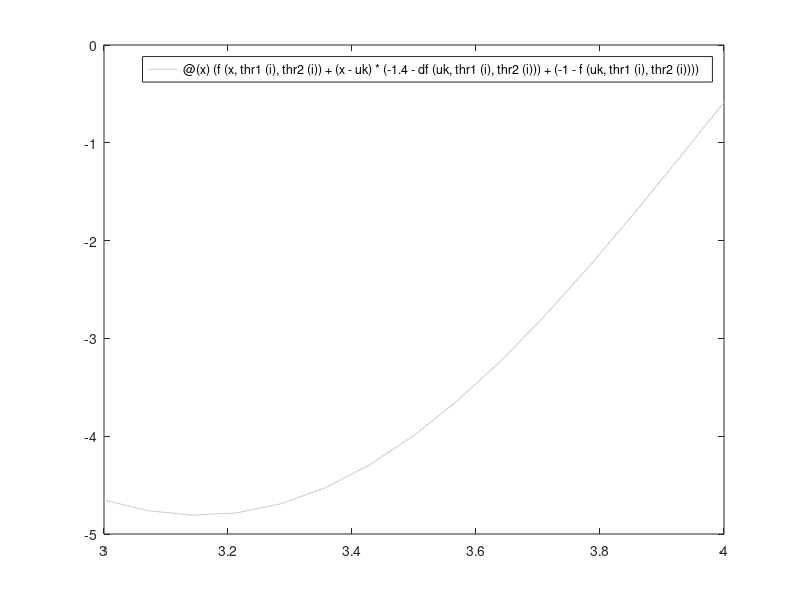

MATLAB code for this plot: (Note: this script raises an error after producing the figure.)
% Illustrative example
close all

% set up current operating point
uk = 2;
% set up model function and derivative
f = @(x,th1,th2)((x-2).^2-3-sin(x.*th1).*th2);
df = @(x,th1,th2)(2*(x-2)-th1.*th2.*cos(x.*th1));

nom = [2.5,2];
epi = 0.1;
xf = @(x,th1,th2)(f(x,th1,th2)+(x-uk)*(df(uk,nom(1),nom(2))-df(uk,th1,th2))+(f(uk,nom(1),nom(2))-f(uk,th1,th2)));
q = @(x)(epi*(x-uk).^2+(x-uk)*df(uk,nom(1),nom(2))+f(uk,nom(1),nom(2)));

% set up model parameters
rng(123)
% thr1 = normrnd(nom(1),0.05,1,100);
% thr2 = normrnd(nom(2),0.05,1,100);
[thr1,thr2] = meshgrid(linspace(nom(1)-0.1,nom(1)+0.1,2),linspace(nom(2)-0.3,nom(2)+0.3,2));
thr1 = thr1(:)';
thr2 = thr2(:)';

% allocate ymax
ymax = zeros(1,401)-5;

% set up grid
epi = 0.1;
nr = 101;
r = linspace(0,4,nr);
ymin = zeros(size(r));
ymax = zeros(size(r));

%% PMA plots
rng(1234)
thr1 = normrnd(nom(1),0.05,1,100);
thr2 = normrnd(nom(2),0.15,1,100);

% Zoomed modified constraint
figure
for i = 1:100
    fp = fplot(@(x)(f(x,thr1(i),thr2(i))+(x-uk)*(-1.4-df(uk,thr1(i),thr2(i)))+(-1-f(uk,thr1(i),thr2(i)))),...
        [3,4],'Color',[0.8,0.8,0.8]);
    ymin = min(ymin,interp1(fp.XData,fp.YData,3:0.01:4));
    ymax = max(ymax,interp1(fp.XData,fp.YData,3:0.01:4));
    hold on
end
fplot(@(x)(f(x,nom(1),nom(2))+(x-uk)*(-1.4-df(uk,nom(1),nom(2)))+(-1-f(uk,nom(1),nom(2)))),[3,4],'b','LineWidth',1)
plot([3,4],[0,0],'k--')

plot([3.4,3.4],[ymin(41),ymax(41)],'k')
plot([3.5,3.5],[ymin(51),ymax(51)],'k')
plot([3.6,3.6],[ymin(61),ymax(61)],'k')

% Histogram plots
figure
for i = 1:3
    % calculate histogram
    subplot(3,1,i)
    x = 3.3+i/10;
    val = xf(x,thr1,thr2);
    
    % plot hist
    h(i) = histogram(val,-5:0.5:3,'FaceColor',[0.8,0.8,0.8],'EdgeColor',[0.7,0.7,0.7]);
    xlim([-5,3])
    ylim([0,25])
    hold on
    box off
    
    % plot fitted distribution
    pd(i) = fitdist(val','normal');
    xv = -5:0.01:3;
    pdval = pdf(pd(i),xv);
    plot(xv,pdval*100*0.5);
    
    % plot filled pdf/x
    pvV = cdf(pd(i),0);
    pvX = icdf(pd(i),0.9);
    plot([pvX,pvX],[0,interp1(xv,pdval,pvX)]*100*0.5,'k')
    p = patch([xv,-5],[pdval(xv<=0),pdval(xv>0)*0,0]*100*0.5,'r');
    p.EdgeAlpha = 0;
    p.FaceAlpha = 0.2;
end

% Combined plots

figure
% legend stuff
g1 = brightGreen;
plot(-1,-1,'b','LineWidth',4,'color',brightBlue)
hold on
plot(-1,-1,'Color',[0.8,0.8,0.8],'LineWidth',4)
plot(-1,-1,'r','LineWidth',4)
area(-1,-1,'FaceColor',[1,0.8,0.8],'LineStyle','none','ShowBaseLine',0)
plot(-1,-1,'kx-','MarkerSize',20,'LineWidth',4)
plot(-1,-1,'Color',g1,'LineWidth',4)

% plot modified constraint
for i = 1:100
    fp = fplot(@(x)(xf(x,thr1(i),thr2(i))),...
        [3.3,3.8],'Color',[0.8,0.8,0.8],'LineWidth',2);
    
end
fplot(@(x)(xf(x,nom(1),nom(2))),[3.3,3.8],'b','LineWidth',4,'color',brightBlue)
plot([3.3,3.8],[0,0],'k--','LineWidth',2)

% plot([3.4,3.4],[ymin(41),ymax(41)],'k','LineWidth',2)
% plot([3.5,3.5],[ymin(51),ymax(51)],'k','LineWidth',2)
% plot([3.6,3.6],[ymin(61),ymax(61)],'k','LineWidth',2)

ylim([-5,2])
xlim([3.35,3.8])

% plot histograms/distribution
for i = 1:3
    % histo
    maxh = 0.08;
    minx = 3.3+i/10;
    maxx = 3.3+i/10+maxh;
    for j = 1:numel(h(i).Values)
        p = patch(minx+[0,h(i).Values(j)*maxh/25,h(i).Values(j)*maxh/25,0],...
            [h(i).BinEdges(j),h(i).BinEdges(j),h(i).BinEdges(j+1),h(i).BinEdges(j+1)],[0.8,0.8,0.8]);
        p.EdgeColor = [0.7,0.7,0.7];
    end
    
    % pdf
    pdval = pdf(pd(i),xv);
    plot(pdval*100*0.5*maxh/25+minx,xv,'r','LineWidth',2)
    
    % filled pdf
    pvV = cdf(pd(i),0);
    fprintf('%f\n',pvV)
    pvX = icdf(pd(i),0.9);
    plot(minx,[pvX],'kx','LineWidth',4,'MarkerSize',20)
    p = patch([pdval(xv<=0),pdval(xv>0)*0,0]*100*0.5*maxh/25+minx,[xv,-5],'r');
    p.EdgeAlpha = 0;
    p.FaceAlpha = 0.2;
    
    
end

% plot Quantile
r = linspace(uk,3.8,nr);
Quan = zeros(size(r));
zp = sqrt(2)*erfinv(2*0.9-1);
for i = 1:nr
    fth = xf(r(i),thr1,thr2);
    Quan(i) = mean(fth) + zp*sqrt(var(fth));
end

plot(r,Quan,'k','LineWidth',4)

ddQuan = zeros(size(r));
% plot overbarG
ddf = @(u)(2 + thr1.*thr1.*thr2.*sin(u(:)*thr1));
for i = 1:nr
    ddfth = ddf(r(i));
    ddQuan(i) = mean(ddfth) + zp*sqrt(var(ddfth));
end

plot(r,cumtrapz(r,cumtrapz(r,ddQuan))+(r-uk)*df(uk,nom(1),nom(2))+f(uk,nom(1),nom(2)),'Color',g1,'LineWidth',4)
    

box off
set(gcf,'Position',[-1000,00,1600,1200]);
ylabel('Constraint, $$G_k(u)$$','Interpreter','latex')
xlabel('Input, $u$','Interpreter','latex')
set(gca,'FontSize',40)
set(gca ,'Layer', 'Top')
set(gca,'LineWidth',4)
set(gca,'FontName','Times New Roman')
legend({'$$\,G_{k}(u,$$ \boldmath$\mu${}\unboldmath$${}_\theta$$)','$$G_{k}(u,$$ \boldmath$\theta$)','$$G_k(u)\sim\mathcal{N}$$','$$P(G_k(u)\leq0)$$','$$\mathcal{Q}_{\mathcal{N}}(0.9,u)$$','$$\overline{G}_k(u)$$'},'Location','southeast','Interpreter','latex')
% save
saveas(gcf,'plots/iC1PMA.eps','epsc')